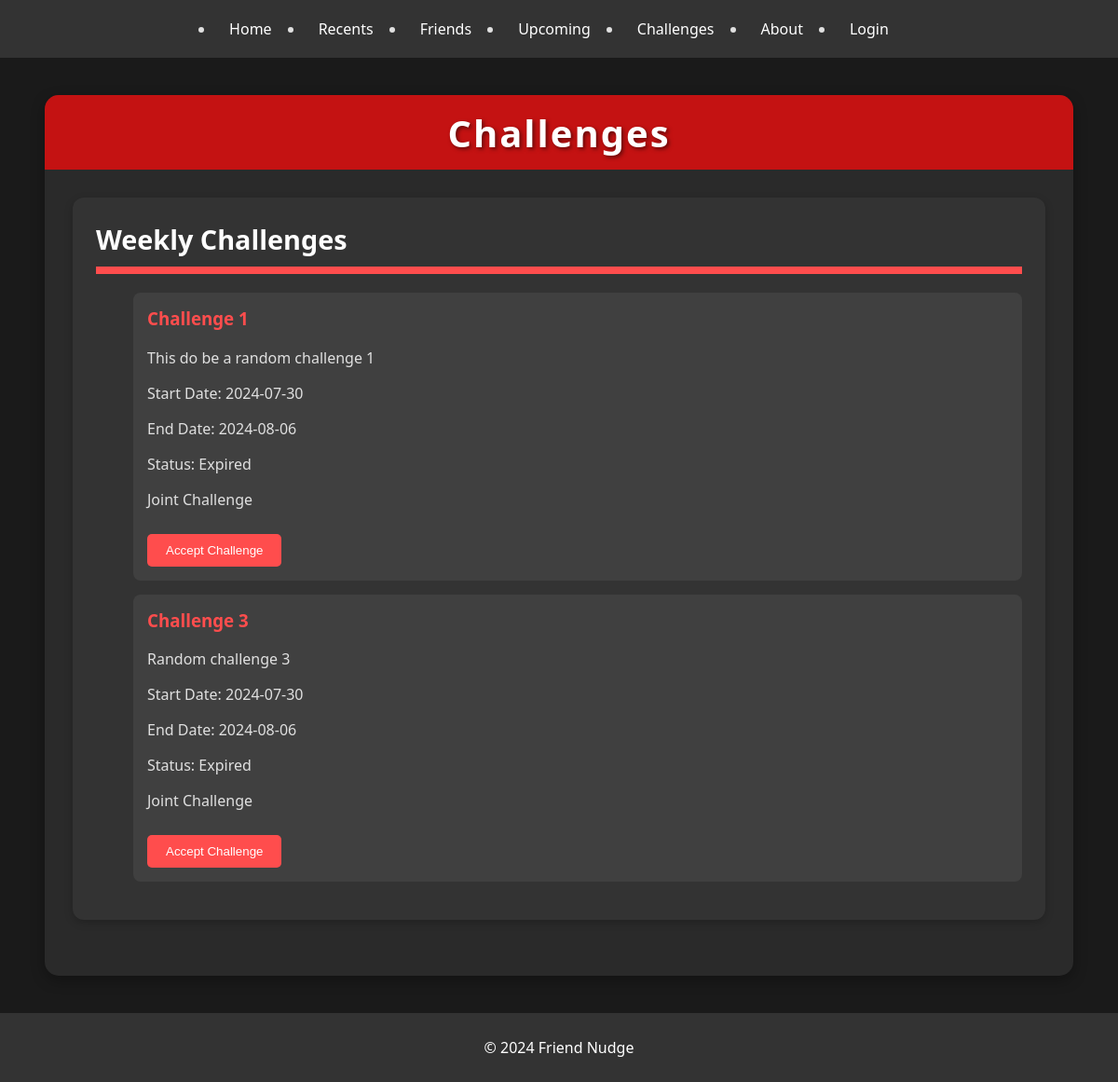
/challenges, run on the app's committed database.
### tables this page shows
CREATE TABLE Challenges (
        challenge_id INTEGER PRIMARY KEY AUTOINCREMENT,
        title TEXT NOT NULL,
        description TEXT,
        joint_flag BOOLEAN NOT NULL,
        user_id_a INTEGER,
        user_id_b INTEGER,
        start_date DATE NOT NULL,
        end_date DATE NOT NULL,
        FOREIGN KEY (user_id_a) REFERENCES Users(user_id),
        FOREIGN KEY (user_id_b) REFERENCES Users(user_id)
    );

### project.py (the view)
@app.route('/challenges')
def challenges():
    conn = get_database()
    c = conn.cursor()
    user_id = 1
    c.execute('''
        SELECT challenge_id, title, description, joint_flag, user_id_a, user_id_b, start_date, end_date
        FROM Challenges
        WHERE user_id_a = ? OR user_id_b = ?
    ''', (user_id, user_id))
    challenges = c.fetchall()
    conn.close()
    formatted_challenges = []
    for challenge in challenges:
        formatted_challenge = {
            'challenge_id': challenge[0],
            'title': challenge[1],
            'description': challenge[2],
            'joint_flag': challenge[3],
            'user_id_a': challenge[4],
            'user_id_b': challenge[5],
            'start_date': challenge[6],
            'end_date': challenge[7],
            'status': 'Active' if datetime.strptime(challenge[6], '%Y-%m-%d').date() <= datetime.now().date() <= datetime.strptime(challenge[7], '%Y-%m-%d').date() else 'Expired'
        }
        formatted_challenges.append(formatted_challenge)
    return render_template("challenges.html", challenges=formatted_challenges)

### prefix.py (called while the page is built)
    def __call__(self, environ, start_response):
        service_prefix = os.getenv('JUPYTERHUB_SERVICE_PREFIX', default=None)
        print (f"Service Prefix: {service_prefix}")
        if (service_prefix):
            environ['SCRIPT_NAME'] = service_prefix + "proxy/" + environ['SERVER_PORT']
            print(f"Setting SCRIPT_NAME to {environ['SCRIPT_NAME']}")
        return self.app(environ, start_response)

### project.py (called while the page is built)
def get_database():
    conn = sqlite3.connect(database)
    conn.row_factory = sqlite3.Row # gets us access to columns by name
    return conn

### templates/challenges.html (shortened to what this page needs)
{% extends "full.html" %}
{% block extra_styles %}
<link rel="stylesheet" href="{{ url_for('static', filename='css/challenges.css') }}">
{% endblock %}
{% block content %}
<div class="challenges-page" role="main">
    <h1>Challenges</h1>
    <div class="section challenges-list">
        <h2>Weekly Challenges</h2>
        <ul id="challenges-list">
            {% for challenge in challenges %}
            <li class="challenge-item">
                <h3>{{ challenge.title }}</h3>
                <p>{{ challenge.description }}</p>
                <p>Start Date: {{ challenge.start_date }}</p>
                <p>End Date: {{ challenge.end_date }}</p>
                <p>Status: {{ challenge.status }}</p>
                {% if challenge.joint_flag %}
                <p>Joint Challenge</p>
                {% endif %}
                <button onclick="acceptChallenge({{ challenge.challenge_id }})">Accept Challenge</button>
            </li>
            {% endfor%}
        </ul>
    </div>
</div>
{% endblock %}

### static/css/full.css (style rules this page uses)
html, body { height: 100%; margin: 0; }
body { display: flex; flex-direction: column; }

### static/css/challenges.css (style rules this page uses)
body { background-color: #1a1a1a; color: #e0e0e0; font-family: 'Segoe UI', Tahoma, Geneva, Verdana, sans-serif; margin: 0; padding: 0; min-height: 100vh; display: flex; flex-direction: column; }
.challenges-page { width: 90%; max-width: 1200px; margin: 20px auto; padding: 30px; background-color: #2a2a2a; color: #e0e0e0; border-radius: 15px; box-shadow: 0 5px 15px rgba(0, 0, 0, 0.3); }
.challenges-page h1 { height: 80px; display: flex; align-items: center; justify-content: center; color: #ffffff; background-color: rgba(235, 13, 13, 0.8); margin: -30px -30px 30px -30px; padding: 0 30px; border-radius: 15px 15px 0 0; font-size: 2.5em; letter-spacing: 2px; text-shadow: 2px 2px 4px rgba(0, 0, 0, 0.5); }
.section { background: #333333; padding: 25px; border-radius: 12px; box-shadow: 0 3px 10px rgba(0, 0, 0, 0.2); margin-bottom: 30px; transition: transform 0.3s ease, box-shadow 0.3s ease; }
.section h2 { color: white; margin-top: 0; font-size: 1.8em; border-bottom: 8px solid #ff4d4d; padding-bottom: 10px; margin-bottom: 20px; }
.challenge-item { background: #404040; padding: 15px; margin-bottom: 15px; border-radius: 8px; list-style-type: none; }
.challenge-item h3 { color: #ff4d4d; margin-top: 0; }
.challenge-item button { background-color: #ff4d4d; color: #ffffff; border: none; padding: 10px 20px; margin-top: 10px; border-radius: 5px; cursor: pointer; transition: background-color 0.3s ease; }

### data on the page
Challenges: title "Challenge 1", description "This do be a random challenge 1", start_date "2024-07-30", end_date "2024-08-06", status "Expired", joint_flag "Joint Challenge"
Challenges: title "Challenge 3", description "Random challenge 3", start_date "2024-07-30", end_date "2024-08-06", status "Expired", joint_flag "Joint Challenge"
